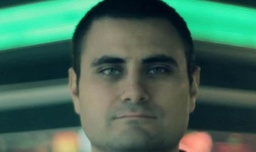
#> input picture turgut_backend/turgut_backend/DefaultPicture.jpg, 256 x 152 px, shrunk from 760 x 450 before the run, found by its file name
$ python 'Turgut ve Güvecin Döndürücüsü.py'
#> lines starting #> are read from the running program, lines starting #| are printed output that depends on the picture
import math
import threading
import matplotlib.pyplot as mpl
from PIL import Image
import numpy as np

degree_to_rad=math.pi/180
def hipotenus_counter(x:int,y:int):
    return round(math.sqrt(x*x+y*y))
def hipotenus_counter_for_image(original_image):
    return hipotenus_counter(original_image.shape[0],original_image.shape[1])
def center_finder(x,y):
    return round(x//2),round(y//2)
def center_finder_for_image(original_image):
    return center_finder(original_image.shape[0],original_image.shape[1])
def origin_changer_to_middle(x,y,center):
    return x-center[0],center[1]-y
def rotated_index_finder_raw(originated_from_middle_coordinates,constantsin,constantcos):
    return (
        originated_from_middle_coordinates[0] * constantcos - originated_from_middle_coordinates[1] * constantsin,
        originated_from_middle_coordinates[0] * constantsin + originated_from_middle_coordinates[1] * constantcos,
    )
def rotated_index_finder(first_x,first_y,constant_sin,constant_cos,center_original,shape_of_new_image):
    return middle_coordinates_to_real_index(rotated_index_finder_raw(origin_changer_to_middle(first_x,first_y,center_original),constant_sin,constant_cos),shape_of_new_image[0:2])
def middle_coordinates_to_real_index(middle_coordinates,shape_of_new_image):
    return round(shape_of_new_image[0] // 2 + middle_coordinates[0]),round(shape_of_new_image[1] // 2 - middle_coordinates[1])
def tilt_angle_sinus_and_cosinus_finder(angle):
    return math.sin(angle), math.cos(angle)
def RGB_transmitter(from_coordinates,to_coordinates):
    to_coordinates[:]=from_coordinates[:]
def new_frame_for_turned_image(max_lenght):
    return np.zeros(max_lenght*max_lenght*3).reshape(max_lenght,max_lenght,3)
def tilter(original_image,tilt_angle):
    max_lenght=hipotenus_counter_for_image(original_image)
    center = center_finder_for_image(original_image)
    free_array_for_tilting = new_frame_for_turned_image(max_lenght)
    constant_sin_and_cos = tilt_angle_sinus_and_cosinus_finder(tilt_angle)
    for i in range(original_image.shape[0]):
        for j in range(original_image.shape[1]):
            rotated_index = rotated_index_finder(i,j,constant_sin_and_cos[0],constant_sin_and_cos[1],center,free_array_for_tilting.shape)
            RGB_transmitter(original_image[i,j,:],free_array_for_tilting[rotated_index[0],rotated_index[1],:])
    return free_array_for_tilting
if __name__ == "__main__":
    myImage = Image.open("DEFAULTPICTURE.jpg")
#> myImage is the input picture: PIL image 256x152 RGB; mean R, G, B 67.4, 105.3, 88
    newImage = np.array(myImage) / 255
    mpl.imshow(tilter(newImage,30*degree_to_rad))
#> in tilter, `max_lenght=hipotenus_counter_for_image(original_image)`: max_lenght = 298
#> in tilter, `center = center_finder_for_image(original_image)`: center = (76, 128)
#> in new_frame_for_turned_image, `return np.zeros(max_lenght*max_lenght*3).reshape(max_lenght,max_lenght..`: returned value: shape (298, 298, 3) float64; every value is 0
    mpl.show()
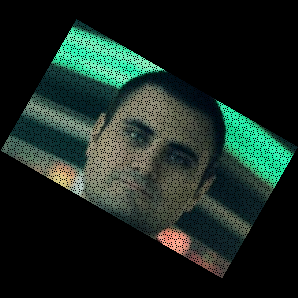
#> shown: shape (298, 298, 3) float64; mean R, G, B 0.1, 0.157, 0.131
